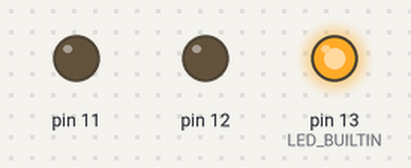
A sketch run on a simulated Arduino Uno, built with avr-gcc and run on an emulated ATmega328P. On the bench: output pins drawn as LEDs (lit = HIGH).

Above: at 5.0 s.
At 19.0 s:
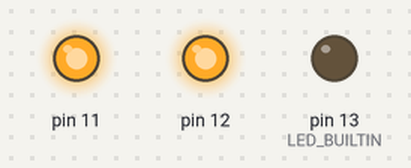
At 26.0 s:
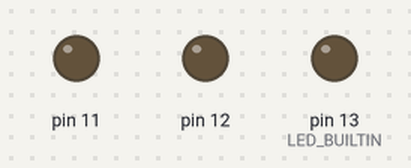
Timing chart, 0 to 36.4 s (numbered marks = the images above):
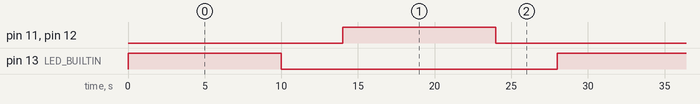

Measured:
- by itself, pin 11, pin 12, pin 13 (LED_BUILTIN): alternates HIGH for 10.0 s and LOW for 18.0 s
- by itself, everything shown: repeats every 28.0 s, in 4 steps

The sketch:

Practica.12.Saidas.dixitais.IV.ino
```cpp
// C++ code
/*
A partir da montaxe da práctica anterior cos dous
LEDs (nos pins 13 e 12), engade no pin 11 un relé
SPDT que accionará unha lámpada alimentada cunha
fonte exterior de 24 V CC.

Modifica a programación por bloques de maneira que
a lámpada siga ao LED no pin 12, é dicir, cando o
LED 12 está aceso, a lámpada está acesa, cando está
apagado, a lámpada está apagada.

Usa os comentarios en liña (usando '//') para
explicar o que fai cada parte do programa. Ten en
conta que en canto se modifica o texto do código,
perdemos a posibilidade de de manter os bloques.
*/
int rele = 0;

void setup()
{
  pinMode(LED_BUILTIN, OUTPUT);
  pinMode(12, OUTPUT);
  pinMode(11, OUTPUT);
}

void loop()
{
  digitalWrite(LED_BUILTIN, HIGH);
  delay(10000); // Wait for 10000 millisecond(s)
  digitalWrite(LED_BUILTIN, LOW);
  delay(4000); // Wait for 4000 millisecond(s)
  digitalWrite(12, HIGH);
  digitalWrite(11, HIGH);
  delay(10000); // Wait for 10000 millisecond(s)
  digitalWrite(12, LOW);
  digitalWrite(11, LOW);
  delay(4000); // Wait for 4000 millisecond(s)
}
```
